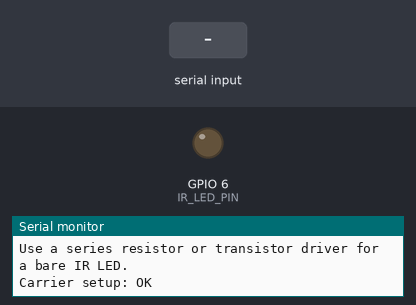
Bench run of a sketch on a simulated ESP32-S3. Parts: output pins drawn as LEDs (lit = HIGH), the last lines printed to the serial monitor. Dashed ring = blinking. The inputs (shaded band) are chosen by the test bench.

Above: at 1.2 s.
1.3 s: "a" received over Serial
At 2.35 s:
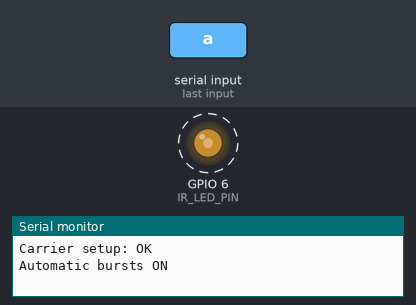
4.3 s: "1" received over Serial
At 5.5 s:
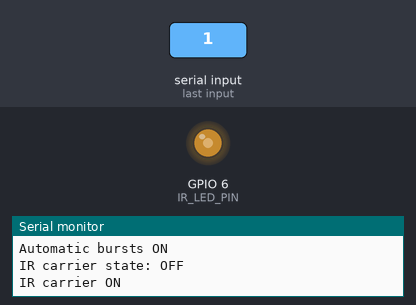
7.3 s: "A" received over Serial
At 9.1 s:
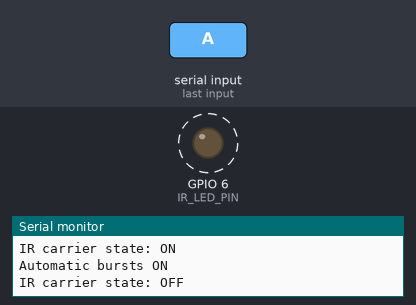
Timing chart, 0 to 16.3 s (numbered marks = the images above; inputs shaded):
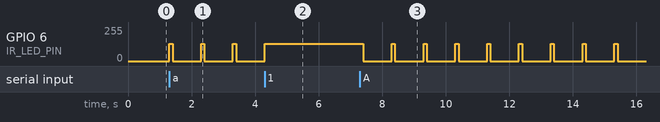

The sketch:

TenetIrRemoteRawTest.ino
```cpp
constexpr uint8_t IR_LED_PIN = 6;
constexpr uint32_t IR_CARRIER_HZ = 38000;
constexpr uint8_t IR_PWM_RESOLUTION_BITS = 8;
constexpr uint8_t IR_CARRIER_DUTY = 128;
constexpr uint32_t IR_BURST_MS = 200;
constexpr uint32_t AUTO_BURST_PERIOD_MS = 1000;
constexpr uint32_t AUTO_BURST_ON_MS = 100;
constexpr uint32_t STATUS_INTERVAL_MS = 3000;

bool carrierReady = false;
bool carrierOn = false;
bool autoBurstEnabled = false;
uint32_t lastStatusAt = 0;
uint32_t nextAutoBurstAt = 0;

void stopCarrier() {
    ledcWrite(IR_LED_PIN, 0);
    carrierOn = false;
}

void startCarrier() {
    if (!carrierReady) {
        Serial.println("ERROR: LEDC carrier setup failed");
        return;
    }
    ledcWrite(IR_LED_PIN, IR_CARRIER_DUTY);
    carrierOn = true;
}

void setup() {
    Serial.begin(115200);
    carrierReady = ledcAttach(IR_LED_PIN, IR_CARRIER_HZ, IR_PWM_RESOLUTION_BITS);
    stopCarrier();
    Serial.println("IR_REMOTE raw emitter test");
    Serial.println("Send 1=38kHz ON, 0=OFF, b=200ms burst.");
    Serial.println("Use a series resistor or transistor driver for a bare IR LED.");
    Serial.printf("Carrier setup: %s\n", carrierReady ? "OK" : "FAILED");
}

void loop() {
    while (Serial.available() > 0) {
        const char command = static_cast<char>(Serial.read());
        if (command == '1') {
            autoBurstEnabled = false;
            startCarrier();
            Serial.println("IR carrier ON");
        } else if (command == '0') {
            autoBurstEnabled = false;
            stopCarrier();
            Serial.println("IR carrier OFF");
        } else if (command == 'b' || command == 'B') {
            autoBurstEnabled = false;
            startCarrier();
            delay(IR_BURST_MS);
            stopCarrier();
            Serial.println("IR carrier burst sent");
        } else if (command == 'a' || command == 'A') {
            autoBurstEnabled = !autoBurstEnabled;
            nextAutoBurstAt = millis();
            stopCarrier();
            Serial.printf("Automatic bursts %s\n", autoBurstEnabled ? "ON" : "OFF");
        }
    }

    if (autoBurstEnabled && millis() >= nextAutoBurstAt) {
        startCarrier();
        delay(AUTO_BURST_ON_MS);
        stopCarrier();
        nextAutoBurstAt = millis() + AUTO_BURST_PERIOD_MS - AUTO_BURST_ON_MS;
    }

    if (millis() - lastStatusAt >= STATUS_INTERVAL_MS) {
        lastStatusAt = millis();
        Serial.printf("IR carrier state: %s\n", carrierOn ? "ON" : "OFF");
    }
}
```

Measured:
- after the input at 1.3 s, GPIO 6 (IR_LED_PIN): alternates 128/255 for 0.10 s and 0/255 for 0.90 s, starting at once
- after the input at 4.3 s, GPIO 6 (IR_LED_PIN): goes on until 4.3 s, then stays 128/255
- after the input at 7.3 s, GPIO 6 (IR_LED_PIN): alternates 128/255 for 0.10 s and 0/255 for 0.90 s, starting after 0.10 s
